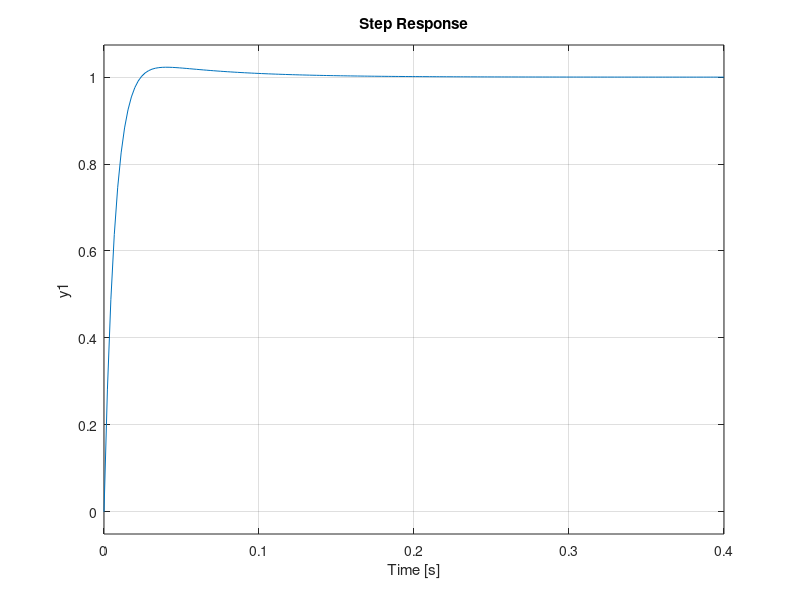
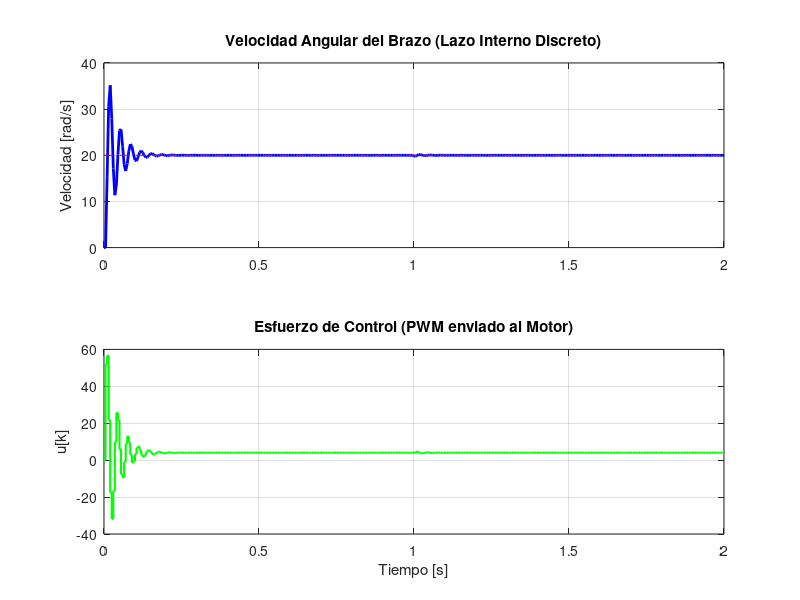

MATLAB code for these plots, in order:
clear all
close all


% Parametros del motor dc
Ra = 4.04;      % Ohms
La = 0.00255;   % H
Km = 0.1735;    % N.m/A
Tm = 0.0281;    % N.m
Bm = 1.189e-3;  % N.m.s/rad
Jm = 7.20e-4;   % Kg.m^2

K = Km / ((Km)^2 + Ra*Bm);
tau = (Ra*Jm) / ((Km)^2 + Ra*Bm);

% Modelo simplificado estandar
numM = K;
denM = [tau 1];
G_m = tf(numM,denM);


% % Modelo completo de 2do orden
% numM2 = Km;
% denM2 = [La*Jm (Ra*Jm + La*Bm) (Ra*Bm + Km^2)];
% G_m2 = tf(numM2,denM2);

%step(G_m)
%grid on;


% Controlador PID Astrom. Para este caso solo PI
Kpi = 2.4972; Tii = 0.05542; Tdi = 0; Ni = 1;
numCM = Kpi*[Tii*Tdi, (Tii + Tdi/Ni), 1];
denCM = [Tii*Tdi/Ni, Tii, 0];
pi_motor = tf(numCM, denCM);

%rlocus(pi_motor*G_m)

bloque_I = feedback(pi_motor*G_m,1);
step(bloque_I)
grid on;


% --- PARAMETROS DE DISCRETIZACION ---
T = 0.005;

% 1. Discretizacion de la Planta del Motor (ZOH)
plantaMD = c2d(G_m,T,'zoh');
[numMD, denMD] = tfdata(plantaMD,'v');
% Coeficientes de la planta (Primer orden: y[k] = b0*u[k-1] - a1*y[k-1])
% Nota: En primer orden, numD suele ser [0 b0] y denD [1 a1]
b1_p = numMD(2); 
a1_p = denMD(2);

% 2. Discretizacion del Controlador PI (Tustin)
C_piD = c2d(pi_motor,T,'tustin');
[numCD, denCD] = tfdata(C_piD,'v');
% Coeficientes del controlador PI digital
% u[k] = -c1*u[k-1] + d0*e[k] + d1*e[k-1]
d0 = numCD(1);
d1 = numCD(2);
c1 = denCD(2);


% --- SIMULACION DISCRETA ---
td = 0:T:2.0; % 2 segundos de simulacion
n = length(td);
ud = zeros(1, n); % Voltaje / PWM
yd = zeros(1, n); % Velocidad angular (rad/s)
ed = zeros(1, n); % Error de velocidad
limite = 1264; % PWM
ref = 20.0; % Referencia de velocidad (escalon unitario)

% --- BUCLE DE CONTROL ---
for k = 2:n
    % 1. Error de velocidad
    % Agregamos un ruido de lectura de encoder
    ruido = (rand() - 0.5) * 0.01; 
    ed(k) = ref - (yd(k-1) + ruido);
    
    % 2. Ecuacion en diferencias del controlador PI
    % Basado en la discretizacion Tustin
    ud_calc = -c1*ud(k-1) + d0*ed(k) + d1*ed(k-1);
    
    % --- SATURACION (Limite del Puente H / PWM) ---
    % Suponiendo que tu PWM llega hasta 1000 (o 12V representados en escala) 
    if ud_calc > limite
       ud(k) = limite;
    elseif ud_calc < -limite
       ud(k) = -limite;
    else
       ud(k) = ud_calc;
    end
    
    % 3. Evolucion de la planta (Fisica del motor)
    % Ecuacion: yd[k] = b1_p * ud[k-1] - a1_p * yd[k-1]
    yd(k) = b1_p * ud(k-1) - a1_p * yd(k-1);
    
    % --- PERTURBACION (Friccion extra o golpe) ---
    if abs(td(k) - 1.0) < 0.005
        yd(k) = yd(k) - 0.2; % Frenamos el motor un instante
    end
end

% --- GRAFICOS ---
figure(4)
subplot(2,1,1)
plot(td, yd, 'b', 'LineWidth', 2); hold on;
line([td(1) td(end)], [ref ref], 'Color', 'r', 'LineStyle', '--');
title('Velocidad Angular del Brazo (Lazo Interno Discreto)');
ylabel('Velocidad [rad/s]'); grid on;

subplot(2,1,2)
stairs(td, ud, 'g', 'LineWidth', 1.5);
title('Esfuerzo de Control (PWM enviado al Motor)');
ylabel('u[k]'); xlabel('Tiempo [s]'); grid on;
